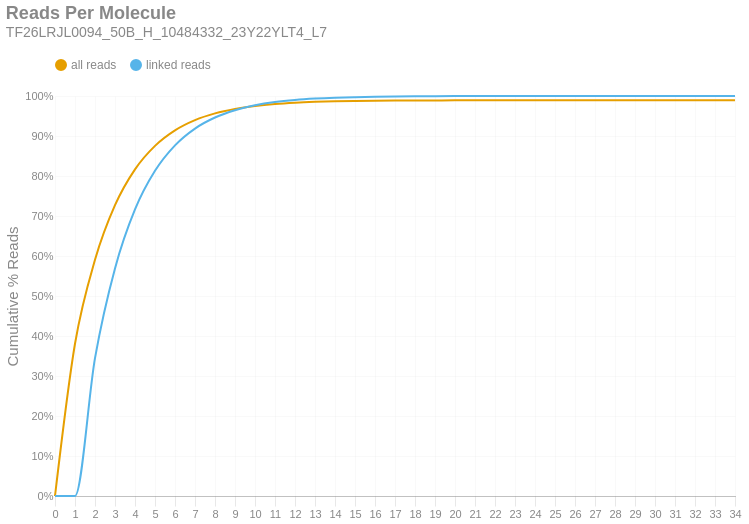

Notebook source saved alongside this figure:
### Markdown cell above
### Reads per Molecule
This chart shows the cumulative distribution of the number of reads per linked molecule. That is, how many alignments are associated with a unique molecule. This excludes the number of reads associated with invalid or absent linked-read barcodes. The `linked` histogram is the percentages recalculated when disregarding singletons.

### Code cell
if SKIPLR:
    print_html(f"Skipped")
else:
    counts = np.bincount(valids['reads'].cast(pl.Int64).to_numpy())
    weighted = counts * np.arange(len(counts))
    all_perc = weighted / n_reads
    linked_perc = weighted / n_linked_reads
    linked_perc[1] = 0
    binned_df = pl.DataFrame({
        'readsper': list(range(len(counts))),
        'all reads (cumsum)': np.cumsum(all_perc).tolist(),
        'linked reads (cumsum)': np.cumsum(linked_perc).tolist(),
    })

    with SafeRender(binned_df):
        (
            density_plot(binned_df, 'Reads Per Molecule', samplename, 'readspmol')
            .encode(
                x=alt.X('readsper:O', title=None).axis(labelAngle=0).scale(padding=0),
                y=alt.Y('value:Q', title='Cumulative % Reads').axis(format='%').stack(False),
                color=alt.Color("key:N").scale(domain=["all reads", "linked reads"]),
                tooltip=[
                    alt.Tooltip("key:N", title="Data Type"),
                    alt.Tooltip("readsper:O", title="Reads Per Molecule"),
                    alt.Tooltip("value:Q", format=".2%", title="% Reads (Cum.)")
                ]            
            )
        ).display()

### Figure 1 — Vega-Lite specification as saved in the notebook (floating-point values rounded to 4 significant figures)
{"width": "container", "height": 400, "config": {"title": {"anchor": "start", "dy": -15, "fontSize": 18, "color": "#888888", "subtitleColor": "#888888", "subtitleFontSize": 14}, "arc": {"fill": "#0072B2"}, "axis": {"domainColor": "#888888", "domainWidth": 0.5, "gridWidth": 0.2, "grid": false, "titleFontWeight": 400, "titleFontSize": 15, "labelFontSize": 11, "labelColor": "#888888", "tickColor": "#888888", "tickWidth": 0.2, "titleColor": "#888888"}, "axisBand": {"grid": false}, "axisX": {"grid": true, "tickSize": 10, "domainCap": "round"}, "axisY": {"domain": false, "grid": true, "tickSize": 0, "domainCap": "round"}, "background": "transparent", "header": {"labelFontSize": 15, "labelColor": "#888888", "titleFontSize": 15, "titleFontWeight": 600, "titleColor": "#888888"}, "legend": {"labelFont": "sans-serif", "labelFontSize": 12, "labelColor": "#888888", "symbolSize": 100, "symbolType": "circle", "titleFontSize": 12, "titlePadding": 10, "titleColor": "#888888", "title": null, "orient": "top"}, "range": {"category": ["#E69F00", "#56B4E9", "#009E73", "#F0E442", "#0072B2", "#D55E00", "#CC79A7", "#000000"], "diverging": ["#cfe8f3", "#a2d4ec", "#73bfe2", "#46abdb", "#1696d2", "#12719e"]}, "area": {"fill": "#0072B2", "fillOpacity": 0.7, "line": true, "strokeOpacity": 0.7}, "line": {"color": "#0072B2", "stroke": "#0072B2", "strokeWidth": 2}, "trail": {"color": "#0072B2", "stroke": "#0072B2", "strokeWidth": 0, "size": 1}, "point": {"filled": true, "fillOpacity": 1.0, "size": 95}, "text": {"color": "#888888", "fontSize": 11, "align": "right", "fontWeight": 400, "size": 11}, "bar": {"fill": "#0072B2", "stroke": null}, "view": {"stroke": null, "continuousWidth": 660, "continuousHeight": 400}}, "data": {"name": "data-52f3f44fb4bc2615ed734d253b7f69b8"}, "mark": {"type": "line", "interpolate": "monotone", "point": {"opacity": 0, "size": 275}}, "encoding": {"color": {"field": "key", "scale": {"domain": ["all reads", "linked reads"]}, "type": "nominal"}, "tooltip": [{"field": "key", "title": "Data Type", "type": "nominal"}, {"field": "readsper", "title": "Reads Per Molecule", "type": "ordinal"}, {"field": "value", "format": ".2%", "title": "% Reads (Cum.)", "type": "quantitative"}], "x": {"axis": {"labelAngle": 0}, "field": "readsper", "scale": {"padding": 0}, "title": null, "type": "ordinal"}, "y": {"axis": {"format": "%"}, "field": "value", "stack": false, "title": "Cumulative % Reads", "type": "quantitative"}}, "params": [{"name": "param_c36ac31b6afebe62", "select": {"type": "point", "fields": ["key"]}, "bind": "legend"}], "title": {"text": "Reads Per Molecule", "subtitle": "TF26LRJL0094_50B_H_10484332_23Y22YLT4_L7"}, "transform": [{"fold": ["all reads (cumsum)", "linked reads (cumsum)"]}, {"calculate": "replace(datum.key, ' (cumsum)', '')", "as": "key"}, {"filter": {"param": "param_c36ac31b6afebe62"}}], "usermeta": {"embedOptions": {"downloadFileName": "TF26LRJL0094_50B_H_10484332_23Y22YLT4_L7.readspmol"}}, "$schema": "https://vega.github.io/schema/vega-lite/v6.4.1.json", "datasets": {"data-52f3f44fb4bc2615ed734d253b7f69b8": [{"readsper": 0, "all reads (cumsum)": 0.0, "linked reads (cumsum)": 0.0}, {"readsper": 1, "all reads (cumsum)": 0.3807, "linked reads (cumsum)": 0.0}, {"readsper": 2, "all reads (cumsum)": 0.5904, "linked reads (cumsum)": 0.3446}, {"readsper": 3, "all reads (cumsum)": 0.727, "linked reads (cumsum)": 0.569}, {"readsper": 4, "all reads (cumsum)": 0.8167, "linked reads (cumsum)": 0.7164}, {"readsper": 5, "all reads (cumsum)": 0.8754, "linked reads (cumsum)": 0.8129}, {"readsper": 6, "all reads (cumsum)": 0.9141, "linked reads (cumsum)": 0.8766}, {"readsper": 7, "all reads (cumsum)": 0.9397, "linked reads (cumsum)": 0.9186}, {"readsper": 8, "all reads (cumsum)": 0.9565, "linked reads (cumsum)": 0.9462}, {"readsper": 9, "all reads (cumsum)": 0.9677, "linked reads (cumsum)": 0.9646}, {"readsper": 10, "all reads (cumsum)": 0.9751, "linked reads (cumsum)": 0.9768}, {"readsper": 11, "all reads (cumsum)": 0.9801, "linked reads (cumsum)": 0.9849}, {"readsper": 12, "all reads (cumsum)": 0.9833, "linked reads (cumsum)": 0.9901}, {"readsper": 13, "all reads (cumsum)": 0.9853, "linked reads (cumsum)": 0.9936}, {"readsper": 14, "all reads (cumsum)": 0.9867, "linked reads (cumsum)": 0.9958}, {"readsper": 15, "all reads (cumsum)": 0.9875, "linked reads (cumsum)": 0.9972}, {"readsper": 16, "all reads (cumsum)": 0.9882, "linked reads (cumsum)": 0.9982}, {"readsper": 17, "all reads (cumsum)": 0.9886, "linked reads (cumsum)": 0.9989}, {"readsper": 18, "all reads (cumsum)": 0.9888, "linked reads (cumsum)": 0.9993}, {"readsper": 19, "all reads (cumsum)": 0.989, "linked reads (cumsum)": 0.9995}, {"readsper": 20, "all reads (cumsum)": 0.9891, "linked reads (cumsum)": 0.9997}, {"readsper": 21, "all reads (cumsum)": 0.9891, "linked reads (cumsum)": 0.9998}, {"readsper": 22, "all reads (cumsum)": 0.9892, "linked reads (cumsum)": 0.9999}, {"readsper": 23, "all reads (cumsum)": 0.9892, "linked reads (cumsum)": 0.9999}, {"readsper": 24, "all reads (cumsum)": 0.9892, "linked reads (cumsum)": 1.0}, {"readsper": 25, "all reads (cumsum)": 0.9892, "linked reads (cumsum)": 1.0}, {"readsper": 26, "all reads (cumsum)": 0.9892, "linked reads (cumsum)": 1.0}, {"readsper": 27, "all reads (cumsum)": 0.9892, "linked reads (cumsum)": 1.0}, {"readsper": 28, "all reads (cumsum)": 0.9892, "linked reads (cumsum)": 1.0}, {"readsper": 29, "all reads (cumsum)": 0.9892, "linked reads (cumsum)": 1.0}, {"readsper": 30, "all reads (cumsum)": 0.9892, "linked reads (cumsum)": 1.0}, {"readsper": 31, "all reads (cumsum)": 0.9892, "linked reads (cumsum)": 1.0}, {"readsper": 32, "all reads (cumsum)": 0.9892, "linked reads (cumsum)": 1.0}, {"readsper": 33, "all reads (cumsum)": 0.9892, "linked reads (cumsum)": 1.0}, {"readsper": 34, "all reads (cumsum)": 0.9893, "linked reads (cumsum)": 1.0}]}}
